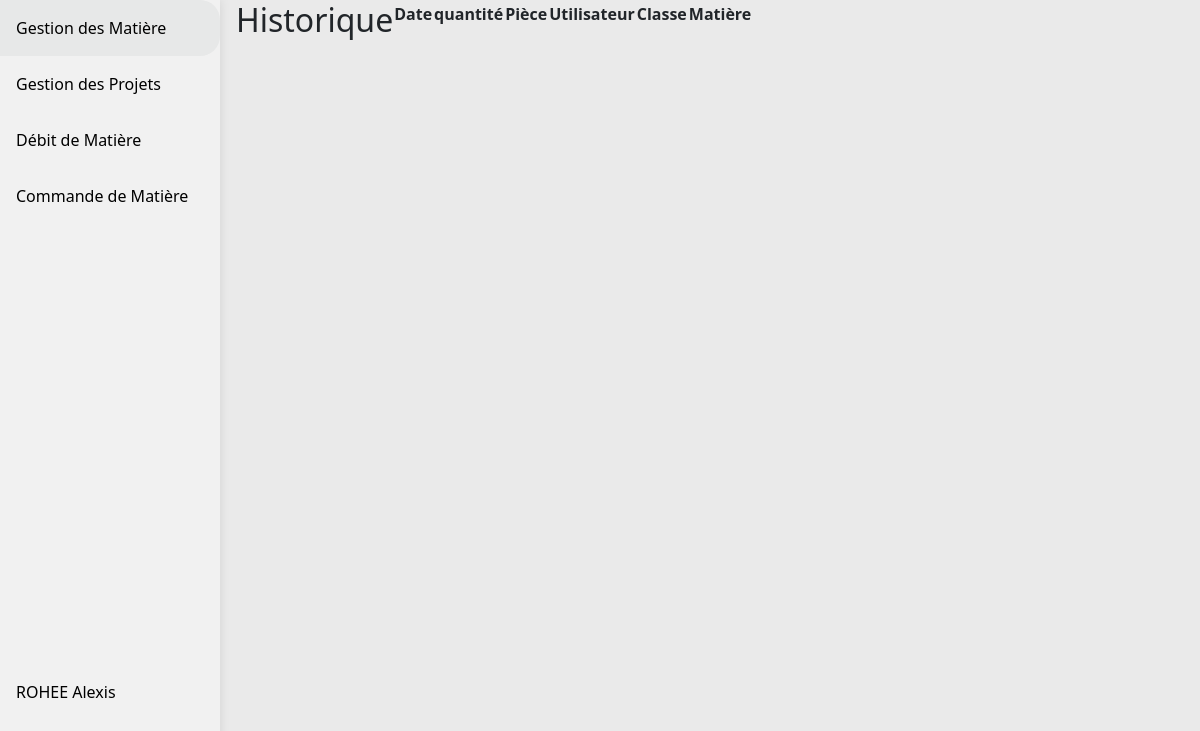
Page /debitMatiere.php (signed in) on the earlier database version.
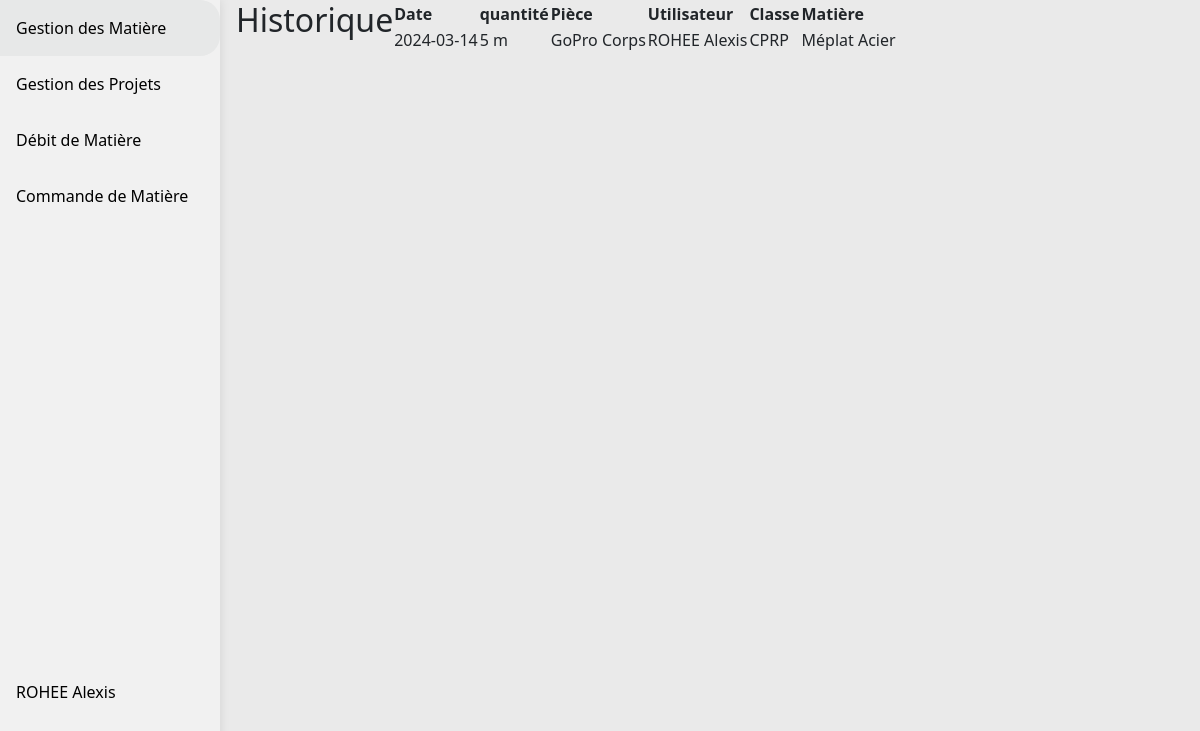
Same page on the later database version.
### tables this page shows
CREATE TABLE IF NOT EXISTS `debit` (
  `id_debit` int NOT NULL AUTO_INCREMENT,
  `date` date NOT NULL,
  `quantite` int NOT NULL,
  `ref_piece` int NOT NULL,
  `ref_user` int NOT NULL,
  `ref_classe` int NOT NULL,
  `ref_matiere` int NOT NULL,
  PRIMARY KEY (`id_debit`),
  KEY `fk_debit_user` (`ref_user`),
  KEY `fk_debit_classe` (`ref_classe`),
  KEY `fk_debit_piece` (`ref_piece`),
  KEY `fk_debit_matiere` (`ref_matiere`)
);

CREATE TABLE IF NOT EXISTS `piece` (
  `id_piece` int NOT NULL AUTO_INCREMENT,
  `nom` varchar(100) NOT NULL,
  `img` varchar(200) NOT NULL,
  PRIMARY KEY (`id_piece`)
);

CREATE TABLE IF NOT EXISTS `user` (
  `id_user` int NOT NULL AUTO_INCREMENT,
  `mail` varchar(100) NOT NULL,
  `mdp` varchar(255) NOT NULL,
  `ref_fonction` int NOT NULL,
  `nom` varchar(100) NOT NULL,
  `prenom` varchar(100) NOT NULL,
  PRIMARY KEY (`id_user`),
  KEY `fk_user_fonction` (`ref_fonction`)
);

CREATE TABLE IF NOT EXISTS `classe` (
  `id_classe` int NOT NULL AUTO_INCREMENT,
  `libelle` varchar(50) NOT NULL,
  PRIMARY KEY (`id_classe`)
);

CREATE TABLE IF NOT EXISTS `forme` (
  `id_forme` int NOT NULL AUTO_INCREMENT,
  `libelle` varchar(99) NOT NULL,
  `img` varchar(200) NOT NULL,
  `longueur` tinyint(1) NOT NULL,
  `largeur` tinyint(1) NOT NULL,
  `epaisseur` tinyint(1) NOT NULL,
  `diametre` tinyint(1) NOT NULL,
  `hauteur` tinyint(1) NOT NULL,
  PRIMARY KEY (`id_forme`)
);

CREATE TABLE IF NOT EXISTS `materiau` (
  `id_materiau` int NOT NULL AUTO_INCREMENT,
  `libelle` varchar(100) NOT NULL,
  PRIMARY KEY (`id_materiau`)
);

### php/SQLConnexion.php (called while the page is built, shortened)
<?php
class SQLConnexion {
    private $conn;
    public function __construct()
    {
        $servername = "localhost";
        $username = "root";
        $password = "";
        $bddname = "gestionStock";
        try {
            $this->conn = new PDO("mysql:host=$servername;dbname=".$bddname, $username, $password);
            $this->conn->setAttribute(PDO::ATTR_ERRMODE, PDO::ERRMODE_EXCEPTION);
        } catch(PDOException $e) {
        }
    }
    public function conbdd(): PDO {
        return $this->conn;
    }
}

### html/debitMatiere.php (the view, shortened to what this page needs)
<!DOCTYPE html>
<html lang="en" xmlns="http://www.w3.org/1999/html">
<head>
    <link href="https://cdn.jsdelivr.net/npm/bootstrap@5.1.3/dist/css/bootstrap.min.css" rel="stylesheet">
    <link rel="stylesheet" href="https://use.fontawesome.com/releases/v6.4.2/css/all.css" />
    <link rel="stylesheet" href="https://cdn.datatables.net/1.13.7/css/jquery.dataTables.css" />
    <link rel="stylesheet" href="../css/styles.css"/>
</head>
<body>
<?php
include '../php/SQLConnexion.php';
$conn = new SQLConnexion();
?>
<div class="side-bar-big">
    <a class="gestionMatiere" href="gestionMatiere.php">Gestion des Matière</a>
    <a class="gestionProjet" href="gestionProjet.php">Gestion des Projets</a>
    <a class="debitMatiere" href="debitMatiere.php">Débit de Matière</a>
    <a class="commandMatiere" href="commandeMatiere.php">Commande de Matière</a>
    <a class="account" href="#"><?=$_SESSION['nom'] . " " . $_SESSION['prenom']?></a>
</div>
<div class="content">
    <h2 style="text-align: center">Historique</h2>
    <br>
    <table id="historique">
        <thead>
            <tr>
                <th>Date</th>
                <th>quantité</th>
                <th>Pièce</th>
                <th>Utilisateur</th>
                <th>Classe</th>
                <th>Matière</th>
            </tr>
        </thead>
        <tbody>
        <?php
        $req = $conn->conbdd()->query("SELECT * FROM debit");
        $res = $req->fetchAll();
        foreach ($res as $debit) {
        ?>
            <tr>
                <td><?= $debit['date'] ?></td>
                <td><?= $debit['quantite'] . " m" ?></td>
                <?php
                    $requete = $conn->conbdd()->prepare("SELECT nom FROM piece WHERE id_piece = :id");
                    $requete->execute(['id'=>$debit['ref_piece']]);
                    $resultat = $requete->fetch();
                ?>
                <td><?= $resultat['nom'] ?></td>
                <?php
                $requete = $conn->conbdd()->prepare("SELECT nom, prenom FROM user WHERE id_user = :id");
                $requete->execute(['id'=>$debit['ref_user']]);
                $resultat = $requete->fetch();
                ?>
                <td><?= $resultat['nom'] . " " . $resultat['prenom'] ?></td>
                <?php
                $requete = $conn->conbdd()->prepare("SELECT libelle FROM classe WHERE id_classe = :id");
                $requete->execute(['id'=>$debit['ref_classe']]);
                $resultat = $requete->fetch();
                ?>
                <td><?= $resultat['libelle'] ?></td>
                <?php
                $requete = $conn->conbdd()->prepare("SELECT ref_materiau, ref_forme FROM matiere WHERE id_matiere = :id");
                $requete->execute(['id'=>$debit['ref_matiere']]);
                $resultat = $requete->fetch();
                $requete = $conn->conbdd()->prepare("SELECT libelle FROM materiau WHERE id_materiau = :id");
                $requete->execute(['id' => $resultat['ref_materiau']]);
                $result = $requete->fetch();
                $materiau = $result['libelle'];
                $requete = $conn->conbdd()->prepare("SELECT libelle FROM forme WHERE id_forme = :id");
                $requete->execute(['id' => $resultat['ref_forme']]);
                $result = $requete->fetch();
                $forme = $result['libelle'];
                ?>
                <td><?= $forme . " " . $materiau ?></td>
            </tr>
        <?php
        }
        ?>
        </tbody>
    </table>
</div>
</body>
</html>

Differences in the rows shown:
added debit: date "2024-03-14", quantite "5", ref_piece.nom "GoPro Corps", ref_user.nom "ROHEE", ref_user.prenom "Alexis", ref_classe.libelle "CPRP", forme.libelle "Méplat", materiau.libelle "Acier"
